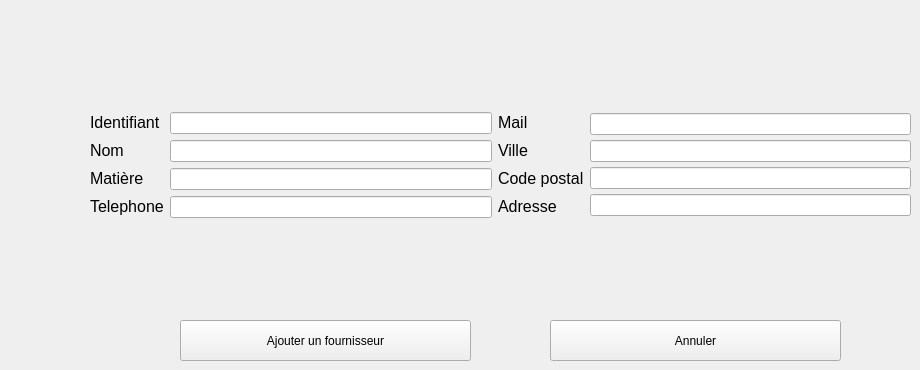
      <widget class="QWidget" name="page_17">
       <widget class="QWidget" name="layoutWidget_3">
        <property name="geometry">
         <rect>
          <x>90</x>
          <y>30</y>
          <width>821</width>
          <height>271</height>
         </rect>
        </property>
        <layout class="QGridLayout" name="gridLayout_5">
         <item row="0" column="0">
          <layout class="QGridLayout" name="gridLayout_10">
           <item row="0" column="0">
            <widget class="QLabel" name="Identifiant_3">
             <property name="text">
              <string>&lt;html&gt;&lt;head/&gt;&lt;body&gt;&lt;p&gt;&lt;span style=&quot; font-size:12pt;&quot;&gt;Identifiant&lt;/span&gt;&lt;/p&gt;&lt;/body&gt;&lt;/html&gt;</string>
             </property>
            </widget>
           </item>
           <item row="1" column="0">
            <widget class="QLabel" name="nom_four_3">
             <property name="text">
              <string>&lt;html&gt;&lt;head/&gt;&lt;body&gt;&lt;p&gt;&lt;span style=&quot; font-size:12pt;&quot;&gt;Nom&lt;/span&gt;&lt;/p&gt;&lt;/body&gt;&lt;/html&gt;</string>
             </property>
            </widget>
           </item>
           <item row="2" column="0">
            <widget class="QLabel" name="matiere_four_3">
             <property name="text">
              <string>&lt;html&gt;&lt;head/&gt;&lt;body&gt;&lt;p&gt;&lt;span style=&quot; font-size:12pt;&quot;&gt;Matière&lt;/span&gt;&lt;/p&gt;&lt;/body&gt;&lt;/html&gt;</string>
             </property>
            </widget>
           </item>
           <item row="3" column="0">
            <widget class="QLabel" name="tel_four_3">
             <property name="text">
              <string>&lt;html&gt;&lt;head/&gt;&lt;body&gt;&lt;p&gt;&lt;span style=&quot; font-size:12pt;&quot;&gt;Telephone&lt;/span&gt;&lt;/p&gt;&lt;/body&gt;&lt;/html&gt;</string>
             </property>
            </widget>
           </item>
          </layout>
         </item>
         <item row="0" column="1">
          <layout class="QVBoxLayout" name="verticalLayout_13">
           <item>
            <widget class="QLineEdit" name="id_fournisseur_3"/>
           </item>
           <item>
            <widget class="QLineEdit" name="nom_fournisseur_3"/>
           </item>
           <item>
            <widget class="QLineEdit" name="matiere_fournisseur_3"/>
           </item>
           <item>
            <widget class="QLineEdit" name="tel_fournisseur_3"/>
           </item>
          </layout>
         </item>
         <item row="0" column="2">
          <layout class="QVBoxLayout" name="verticalLayout_14">
           <item>
            <widget class="QLabel" name="label_16">
             <property name="text">
              <string>&lt;html&gt;&lt;head/&gt;&lt;body&gt;&lt;p&gt;&lt;span style=&quot; font-size:12pt;&quot;&gt;Mail&lt;/span&gt;&lt;/p&gt;&lt;/body&gt;&lt;/html&gt;</string>
             </property>
            </widget>
           </item>
           <item>
            <widget class="QLabel" name="label_17">
             <property name="text">
              <string>&lt;html&gt;&lt;head/&gt;&lt;body&gt;&lt;p&gt;&lt;span style=&quot; font-size:12pt;&quot;&gt;Ville&lt;/span&gt;&lt;/p&gt;&lt;/body&gt;&lt;/html&gt;</string>
             </property>
            </widget>
           </item>
           <item>
            <widget class="QLabel" name="label_29">
             <property name="text">
              <string>&lt;html&gt;&lt;head/&gt;&lt;body&gt;&lt;p&gt;&lt;span style=&quot; font-size:12pt;&quot;&gt;Code postal&lt;/span&gt;&lt;/p&gt;&lt;/body&gt;&lt;/html&gt;</string>
             </property>
            </widget>
           </item>
           <item>
            <widget class="QLabel" name="label_30">
             <property name="text">
              <string>&lt;html&gt;&lt;head/&gt;&lt;body&gt;&lt;p&gt;&lt;span style=&quot; font-size:12pt;&quot;&gt;Adresse&lt;/span&gt;&lt;/p&gt;&lt;/body&gt;&lt;/html&gt;</string>
             </property>
            </widget>
           </item>
          </layout>
         </item>
         <item row="0" column="3">
          <layout class="QVBoxLayout" name="verticalLayout_15">
           <property name="spacing">
            <number>4</number>
           </property>
           <property name="sizeConstraint">
            <enum>QLayout::SetDefaultConstraint</enum>
           </property>
           <property name="leftMargin">
            <number>0</number>
           </property>
           <item>
            <widget class="QLineEdit" name="mail_fournisseur_3"/>
           </item>
           <item>
            <widget class="QLineEdit" name="ville_fournisseur_3"/>
           </item>
           <item>
            <widget class="QLineEdit" name="code_pos_fournisseur_3"/>
           </item>
           <item>
            <widget class="QLineEdit" name="adresse_fournisseur_3"/>
           </item>
          </layout>
         </item>
        </layout>
       </widget>
       <widget class="QPushButton" name="annuler_fournisseur">
        <property name="geometry">
         <rect>
          <x>550</x>
          <y>320</y>
          <width>291</width>
          <height>41</height>
         </rect>
        </property>
        <property name="styleSheet">
         <string notr="true">backgroun-color:tan;</string>
        </property>
        <property name="text">
         <string>Annuler</string>
        </property>
       </widget>
       <widget class="QPushButton" name="ajouter_fournisseur">
        <property name="geometry">
         <rect>
          <x>180</x>
          <y>320</y>
          <width>291</width>
          <height>41</height>
         </rect>
        </property>
        <property name="styleSheet">
         <string notr="true">backgroun-color:tan;</string>
        </property>
        <property name="text">
         <string>Ajouter un fournisseur</string>
        </property>
       </widget>
      </widget>
